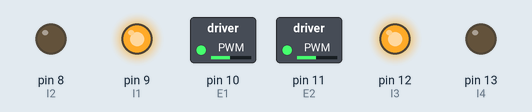
Bench run of a sketch on a simulated Arduino Uno, built with avr-gcc and run on an emulated ATmega328P. On the bench: switched loads named in the sketch (green lamp = pin HIGH), output pins drawn as LEDs (lit = HIGH).

Above: at 0.1 s.
Timing chart, 0 to 1.6 s (numbered marks = the images above):
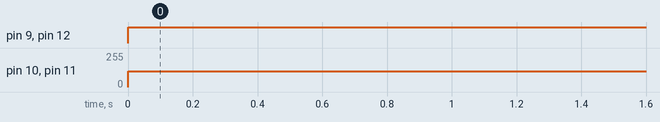

The sketch:

T3.ino
```cpp
//Motor 1:
#define E1 10
#define I1 9
#define I2 8

//Motor 2:
#define E2 11
#define I3 12
#define I4 13

void setup() {

pinMode (E1,OUTPUT);
pinMode (I1,OUTPUT);
pinMode (I2,OUTPUT);
pinMode (E2,OUTPUT);
pinMode (I3,OUTPUT);
pinMode (I4,OUTPUT);
}

void loop() {
//Motor 1:

digitalWrite(I1,HIGH);
digitalWrite(I2,LOW);
analogWrite(E1,120);

//Motor 2:

digitalWrite(I3,HIGH);
digitalWrite(I4,LOW);
analogWrite(E2,120);


}
```

Measured:
- by itself, pin 9 (I1), pin 12 (I3): LOW → HIGH at 0.00 s
- by itself, pin 10 (E1), pin 11 (E2): 0/255 → 120/255 at 0.00 s
